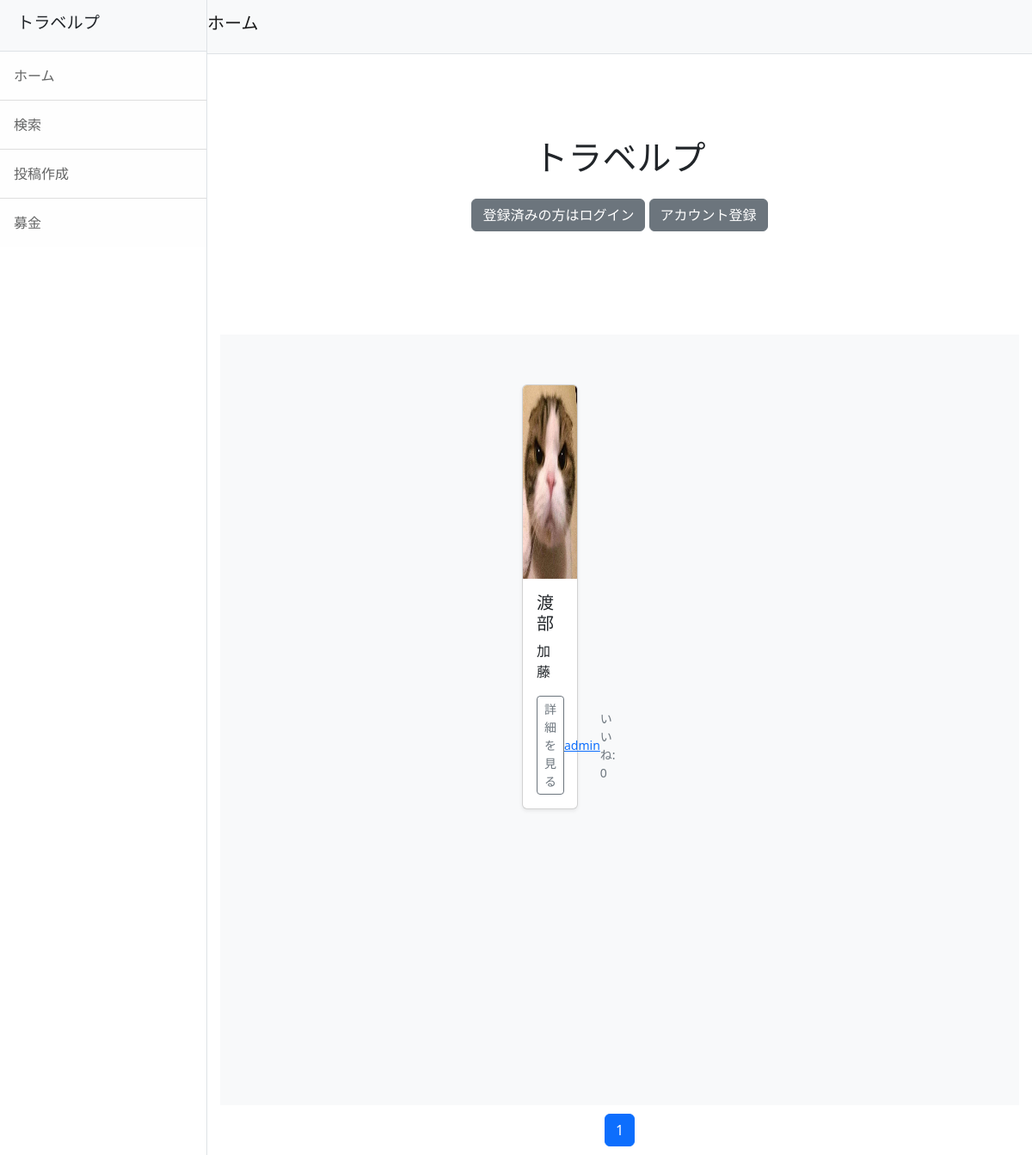
Before: / with the older database file.
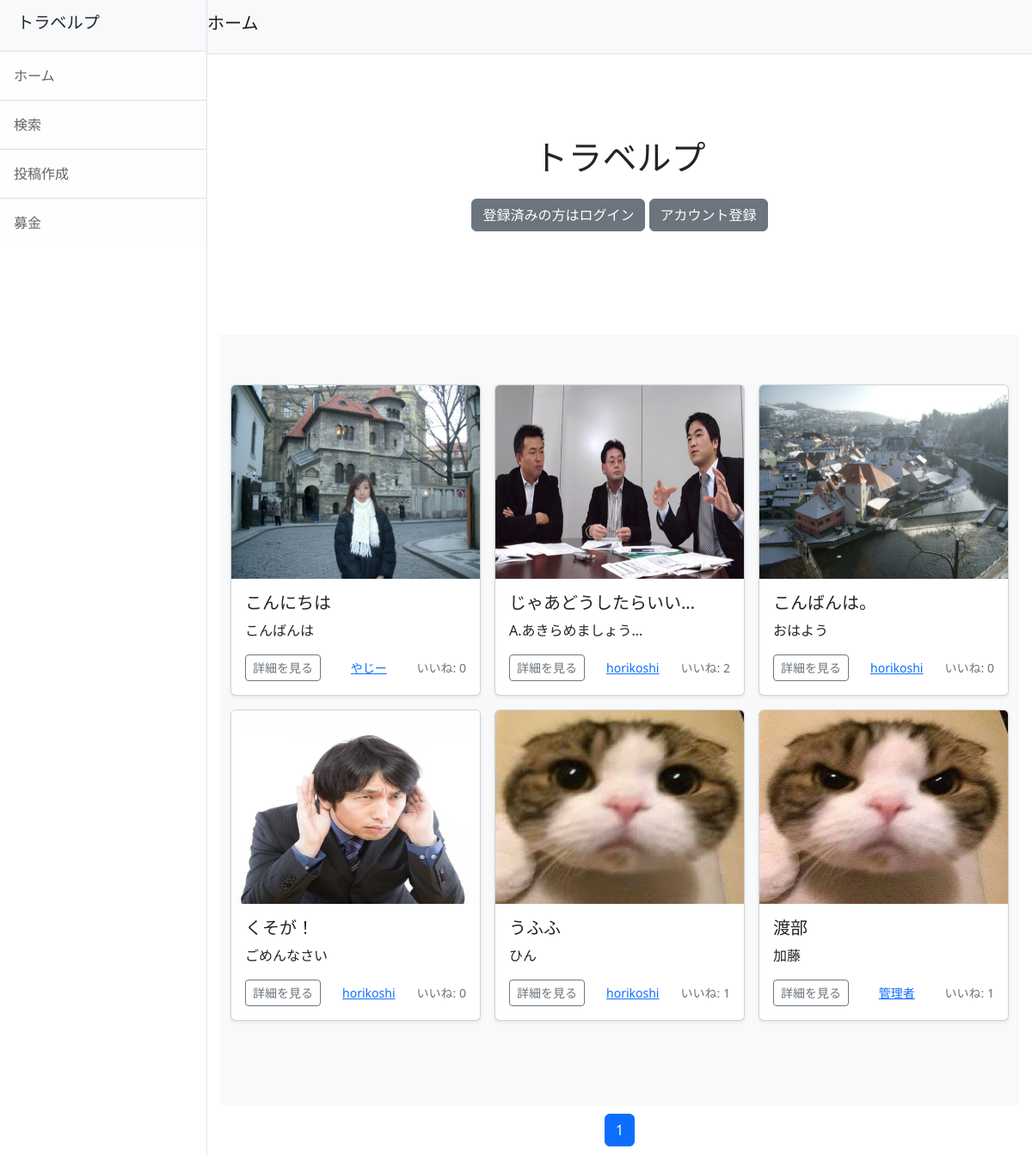
After: the same page with the newer database file.
### travelp/models.py (models this page shows, shortened)
class Post(models.Model):
    user = models.ForeignKey(CustomUser, on_delete=models.SET_NULL, null=True, blank=True)
    title = models.CharField(max_length=200)
    comment = models.TextField()
    created_at = models.DateTimeField(auto_now_add=True)
    caption = models.TextField(verbose_name='場所', blank=True)
    latitude = models.DecimalField(max_digits=9, decimal_places=6, null=True, blank=True)  # 緯度
    longitude = models.DecimalField(max_digits=9, decimal_places=6, null=True, blank=True)  # 経度
    fundraising = models.ForeignKey(Fundraising, null=True, blank=True, on_delete=models.SET_NULL)
    def like_count(self):
        return self.likes.count()  # 投稿に対する「いいね」の数を返す

class PostImage(models.Model):
    post = models.ForeignKey(Post, related_name='images', on_delete=models.CASCADE)
    image = models.ImageField(upload_to='photos')

### accounts/models.py (models this page shows, shortened)
class CustomUser(AbstractUser):
    pass
    nickname = models.CharField(max_length=150, blank=True, null=True)
    profile_image = models.ImageField(upload_to='profile_images/', null=True, blank=True)
    profile_description = models.TextField(null=True, blank=True)

### travelp/views.py (the view)
# urls.py: path('', views.IndexView.as_view(), name='index'),
class IndexView(ListView):
    template_name = 'index.html'
    queryset = Post.objects.order_by('-created_at')
    paginate_by = 9
    from django.shortcuts import render

### travelp/templates/index.html (shortened to what this page needs)
{% extends 'base.html' %}
{% block content %}
<div style="text-align: center;">
    {% include "posts_title.html" %}
</div>
{% include "posts_list.html" %}
{% endblock %}

### travelp/templates/posts_list.html (shortened to what this page needs)
<div class="album py-5 bg-light">
  <div class="container">
    <div class="row row-cols-1 row-cols-sm-2 row-cols-md-3 g-3">
      {% for post in object_list %}
        <div class="col">
          <div class="card shadow-sm">
            <img id="main-image" src="{{ post.images.first.image.url }}" class="bd-placeholder-img card-img-top" width="100%" height="225" alt="投稿画像">
            <div class="card-body">
              <h5 class="card-title">{{ post.title|slice:":10" }}{% if post.title|length > 10 %}...{% endif %}</h5>
              <p class="card-text">{{ post.comment|slice:":10" }}{% if post.comment|length > 10 %}...{% endif %}</p>
              <div class="d-flex justify-content-between align-items-center">
                {% if post.fundraising %}
                    <a href="{% url 'travelp:post_detail' pk=post.pk %}" class="btn btn-sm btn-outline-secondary">詳細を見る</a>
                {% else %}
                  <a href="{% url 'travelp:post_detail' post.pk %}" class="btn btn-sm btn-outline-secondary">詳細を見る</a>
                {% endif %}
                <small class="text-muted">
                  <a href="{% url 'travelp:user_profile' post.pk %}">
                    {% if post.user.nickname %}
                      {{ post.user.nickname }}
                    {% else %}
                      {{ post.user.username }}
                    {% endif %}
                  </a>
                </small>
                <small class="text-muted">いいね: {{ post.like_count }}</small>
              </div>
            </div>
          </div>
        </div>
      {% empty %}
        <p>投稿はまだありません。</p>
      {% endfor %}
    </div>
  </div>
</div>

Changed rows visible on the page:
added Post: images.first.image (picture), title "こんにちは", comment "こんばんは", shows "詳細を見る", user.nickname "やじー", like_count "0"
added Post: images.first.image (picture), title "じゃあどうしたらいい", comment "A.あきらめましょう", shows "詳細を見る", user.username "horikoshi", like_count "2"
added Post: images.first.image (picture), title "こんばんは。", comment "おはよう", shows "詳細を見る", user.username "horikoshi", like_count "0"
added Post: images.first.image (picture), title "くそが！", comment "ごめんなさい", shows "詳細を見る", user.username "horikoshi", like_count "0"
added Post: images.first.image (picture), title "うふふ", comment "ひん", shows "詳細を見る", user.username "horikoshi", like_count "1"
changed through a linked row, Post "渡部": user.nickname (not shown) → "管理者"; like_count "0" → "1"; user.username "admin" → (not shown)
